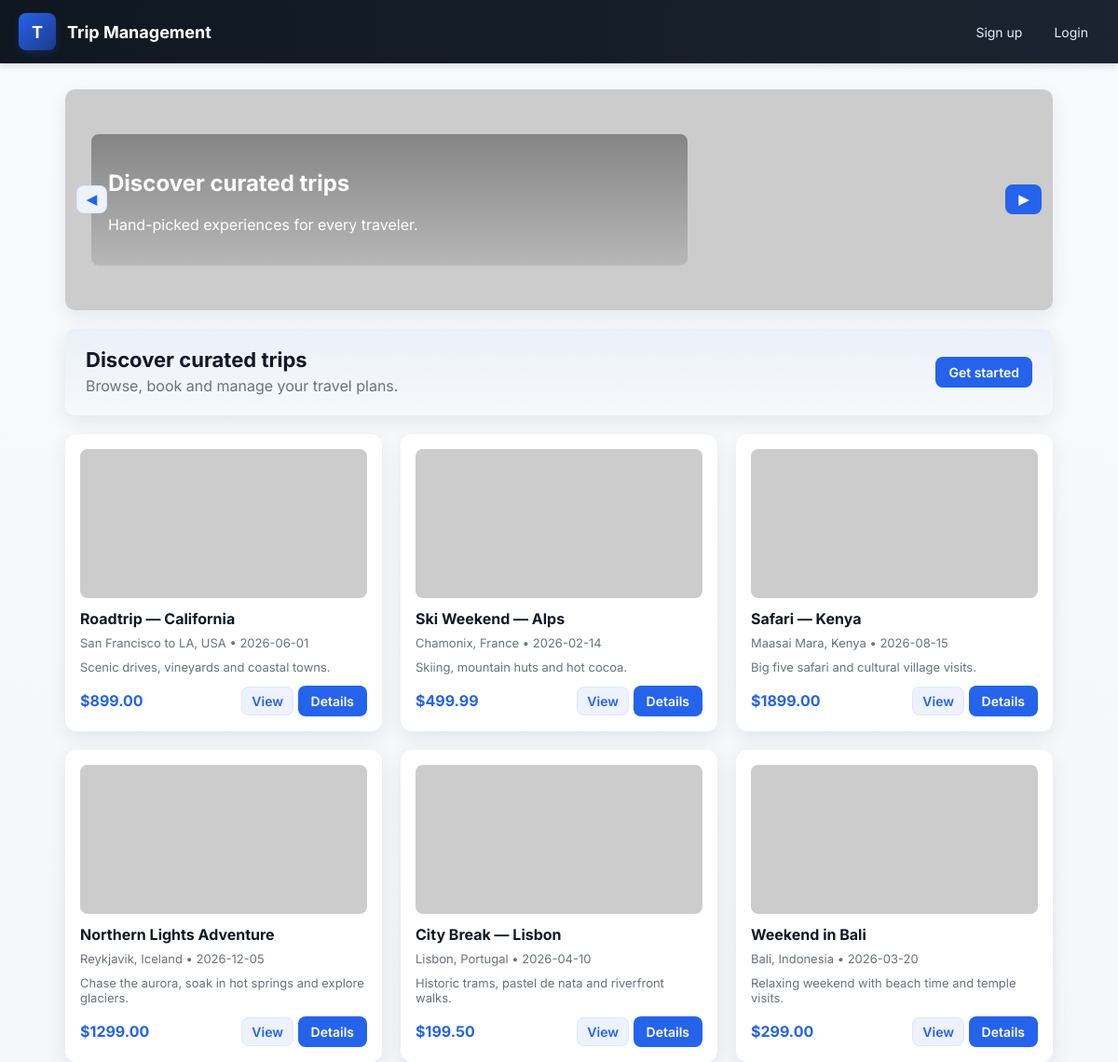
The page / on the database its author committed.
### models.py (models this page shows, shortened)
class BaseRecord:
    """Behaviour/methods common to domain records (example of encapsulation)."""

class Trip(Base, BaseRecord):
    __tablename__ = "trips"
    id = Column(Integer, primary_key=True, index=True)
    title = Column(String(200), nullable=False)
    destination = Column(String(200), nullable=True)
    date = Column(String(50), nullable=True)
    description = Column(Text, nullable=True)
    price = Column(Float, nullable=True)
    bookings = relationship("Booking", back_populates="trip", cascade="all, delete-orphan")
    expenses = relationship("Expense", back_populates="trip", cascade="all, delete-orphan")

### app.py (the view)
@app.route("/")
def index():
    trips = trip_svc.list()
    return render_template("index.html", trips=trips)

### app.py (called while the page is built)
@app.context_processor
def inject_user():
    user = None
    user_id = session.get("user_id")
    if user_id:
        user = auth_svc.get_user_by_id(user_id)
    return dict(current_user=user, csrf_token=generate_csrf)

### services.py (called while the page is built)
    def list(self) -> List[Trip]:
        return self.db.query(Trip).order_by(Trip.id.desc()).all()

### templates/index.html (shortened to what this page needs)
{% extends "base.html" %}
{% block content %}
<section class="carousel">
  <div class="slides">
    <div class="slide" style="background-image:url('https://picsum.photos/seed/slide1/1200/480')">
      <div class="slide-caption">
        <h2>Discover curated trips</h2>
        <p>Hand-picked experiences for every traveler.</p>
      </div>
    </div>
  </div>
  <button class="carousel-prev btn secondary" aria-label="Previous">◀</button>
  <button class="carousel-next btn" aria-label="Next">▶</button>
</section>
{% if current_user %}
  {% if current_user.role == 'admin' %}
    <section class="hero">
      <div>
        <h1>Admin dashboard</h1>
        <p class="muted">Manage trips, bookings and agent approvals.</p>
      </div>
      <div style="margin-left:auto">
        <a class="btn" href="{{ url_for('admin') }}">Open Admin</a>
      </div>
    </section>
  {% elif current_user.role == 'agent' %}
    <section class="hero">
      <div>
        <h1>Agent portal</h1>
        {% if not current_user.agent_approved %}
          <p class="muted">Your agent account is pending approval. You can view but not edit until approved.</p>
        {% else %}
          <p class="muted">Manage trips and bookings assigned to you.</p>
        {% endif %}
      </div>
      <div style="margin-left:auto">
        {% if current_user.agent_approved %}
          <a class="btn" href="{{ url_for('agent') }}">Agent Dashboard</a>
        {% endif %}
      </div>
    </section>
  {% else %}
    <section class="hero">
      <div>
        <h1>Welcome, {{ current_user.username }}</h1>
        <p class="muted">Browse trips and manage your bookings. Enjoy planning your next trip!</p>
      </div>
      <div style="margin-left:auto">
        <a class="btn" href="{{ url_for('customer') }}">Customer area</a>
      </div>
    </section>
  {% endif %}
{% else %}
  <section class="hero">
    <div>
      <h1>Discover curated trips</h1>
      <p class="muted">Browse, book and manage your travel plans.</p>
    </div>
    <div style="margin-left:auto">
      <a class="btn" href="{{ url_for('signup') }}">Get started</a>
    </div>
  </section>
{% endif %}
<div class="grid">
  {% if trips %}
    {% for trip in trips %}
      <article class="card">
        <img class="thumb" src="https://picsum.photos/seed/{{ trip.id }}/600/340" alt="photo for {{ trip.title }}">
        <div class="title">{{ trip.title or 'Untitled trip' }}</div>
        <div class="meta">{{ trip.destination or '—' }} • {{ trip.date or 'Date TBA' }}</div>
        <div class="small">{{ trip.description|truncate(100) }}</div>
        <div style="margin-top:12px; display:flex; justify-content:space-between; align-items:center;">
           <div class="price">{{ trip.price and ('$' ~ ('%.2f'|format(trip.price))) or '' }}</div>
           <div>
             <a class="btn secondary" href="{{ url_for('view_trip', id=trip.id) }}">View</a>
             {% if current_user and current_user.role == 'customer' %}
               <a class="btn" href="{{ url_for('add_booking_page', trip_id=trip.id) }}">Book</a>
             {% elif current_user and (current_user.role == 'agent' and current_user.agent_approved or current_user.role == 'admin') %}
               <a class="btn secondary" href="{{ url_for('bookings_for_trip', trip_id=trip.id) }}">Bookings</a>
               <a class="btn" href="{{ url_for('edit_trip', id=trip.id) }}">Edit</a>
             {% else %}
               <a class="btn" href="{{ url_for('view_trip', id=trip.id) }}">Details</a>
             {% endif %}
           </div>
        </div>
      </article>
    {% endfor %}
  {% else %}
    <div class="card">No trips found.</div>
  {% endif %}
</div>
{% endblock %}

### templates/base.html (shortened to what this page needs)
<!doctype html>
<html lang="en">
<head>
  <link rel="stylesheet" href="{{ url_for('static', filename='style.css') }}">
</head>
<body>
  <nav class="navbar">
    <a class="brand" href="{{ url_for('index') }}">
      <span class="logo">T</span>
      <span>Trip Management</span>
    </a>
    <div class="nav-links">
      {% if current_user %}
        {% if current_user.role == 'agent' and current_user.agent_approved %}
          <a href="{{ url_for('agent') }}">Agent</a>
        {% endif %}
        {% if current_user.role == 'admin' %}
          <a href="{{ url_for('admin') }}">Admin</a>
          <a href="{{ url_for('admin_users') }}">Users</a>
          <a href="{{ url_for('admin_agents') }}">Agents</a>
        {% endif %}
        <a href="{{ url_for('all_bookings') }}">Bookings</a>
        <a href="{{ url_for('logout') }}">Logout ({{ current_user.username }})</a>
      {% else %}
        <a href="{{ url_for('signup') }}">Sign up</a>
        <a href="{{ url_for('login') }}">Login</a>
      {% endif %}
    </div>
  </nav>
  <main class="container">
    {% block content %}{% endblock %}
  </main>
</body>
</html>

### static/style.css (style rules this page uses)
:root { --bg: #f4f6f8; --card: #ffffff; --muted: #6b7280; --accent: #2563eb; --danger: #dc2626; --nav: #0f1720; --glass: rgba(255,255,255,0.6); --radius: 10px; --shadow: 0 6px 20px rgba(16,24,40,0.08); --max-width: 1100px; }
* { box-sizing: border-box }
html,body { height:100% }
body { margin: 0; font-family: "Inter", system-ui, -apple-system, "Segoe UI", Roboto, "Helvetica Neue", Arial; background: linear-gradient(180deg,#f8fafc 0%, var(--bg) 100%); color: #111827; -webkit-font-smoothing:antialiased; -moz-osx-font-smoothing:grayscale; }
.container { max-width: var(--max-width); margin: 28px auto; padding: 0 20px; }
.navbar { background: linear-gradient(90deg,var(--nav),#1b2430); color: white; padding: 14px 20px; display:flex; align-items:center; justify-content:space-between; gap:20px; box-shadow: 0 2px 8px rgba(2,6,23,0.15); position: sticky; top: 0; z-index: 100; }
.brand { display:flex; align-items:center; gap:12px; font-weight:700; font-size:18px; text-decoration:none; color: white; }
.brand .logo { width:40px; height:40px; border-radius:8px; background: linear-gradient(135deg,var(--accent),#1e3a8a); display:inline-flex; align-items:center; justify-content:center; color:white; font-weight:700; box-shadow: 0 4px 10px rgba(37,99,235,0.18); }
.nav-links { display:flex; gap:10px; align-items:center; }
.nav-links a { color: #e6eefc; text-decoration:none; padding:8px 12px; border-radius:8px; transition: background .15s, transform .08s; font-size:14px; }
.hero { background: linear-gradient(180deg, rgba(37,99,235,0.06), transparent); border-radius: var(--radius); padding: 22px; margin: 20px 0; display:flex; gap:20px; align-items:center; box-shadow: var(--shadow); }
.hero h1 { margin:0; font-size:22px; line-height:1.05; }
.hero p { margin:6px 0 0; color:var(--muted) }
.card .thumb { width:100%; height:160px; object-fit:cover; border-radius:8px; margin-bottom:12px; display:block; }
.grid { display:grid; grid-template-columns: repeat(auto-fill,minmax(260px,1fr)); gap:20px; margin-top:18px; }
.card { background: var(--card); border-radius: 12px; padding: 16px; box-shadow: var(--shadow); transition: transform .12s, box-shadow .12s; overflow:hidden; }
.card .title { font-weight:700; margin-bottom:8px; font-size:16px; }
.card .meta { color:var(--muted); font-size:13px; margin-bottom:10px; }
.card .price { font-weight:700; color: var(--accent); font-size:16px; }
.btn { display:inline-block; padding:8px 14px; background:var(--accent); color:white; border-radius:8px; text-decoration:none; font-weight:600; font-size:14px; border: none; cursor: pointer; }
.btn.secondary { background: #eef2ff; color:var(--accent); border:1px solid rgba(37,99,235,0.08); padding:6px 10px; border-radius:8px; cursor:pointer; }
.muted { color:var(--muted); }
.small { font-size:13px; color:var(--muted); }
.carousel { position:relative; margin:0 0 20px 0; border-radius:10px; overflow:hidden; box-shadow:var(--shadow); }
.carousel .slides { position:relative; }
.carousel .slide { display:none; background-size:cover; background-position:center; padding:48px 28px; color:#fff; min-height:220px; position:relative; }
.carousel .slide-caption { background:linear-gradient(180deg, rgba(0,0,0,0.35), rgba(0,0,0,0.1)); padding:18px; border-radius:8px; max-width:640px; }
.carousel .carousel-prev, .carousel .carousel-next { position:absolute; top:50%; transform:translateY(-50%); }
.carousel .carousel-prev { left:12px; }
.carousel .carousel-next { right:12px; }

### rows shown on the page
Trip: title "Roadtrip — California", destination "San Francisco to LA, USA", date "2026-06-01", description "Scenic drives, vineyards and coastal towns.", price "$899.00"
Trip: title "Ski Weekend — Alps", destination "Chamonix, France", date "2026-02-14", description "Skiing, mountain huts and hot cocoa.", price "$499.99"
Trip: title "Safari — Kenya", destination "Maasai Mara, Kenya", date "2026-08-15", description "Big five safari and cultural village visits.", price "$1899.00"
Trip: title "Northern Lights Adventure", destination "Reykjavik, Iceland", date "2026-12-05", description "Chase the aurora, soak in hot springs and explore glaciers.", price "$1299.00"
Trip: title "City Break — Lisbon", destination "Lisbon, Portugal", date "2026-04-10", description "Historic trams, pastel de nata and riverfront walks.", price "$199.50"
Trip: title "Weekend in Bali", destination "Bali, Indonesia", date "2026-03-20", description "Relaxing weekend with beach time and temple visits.", price "$299.00"
